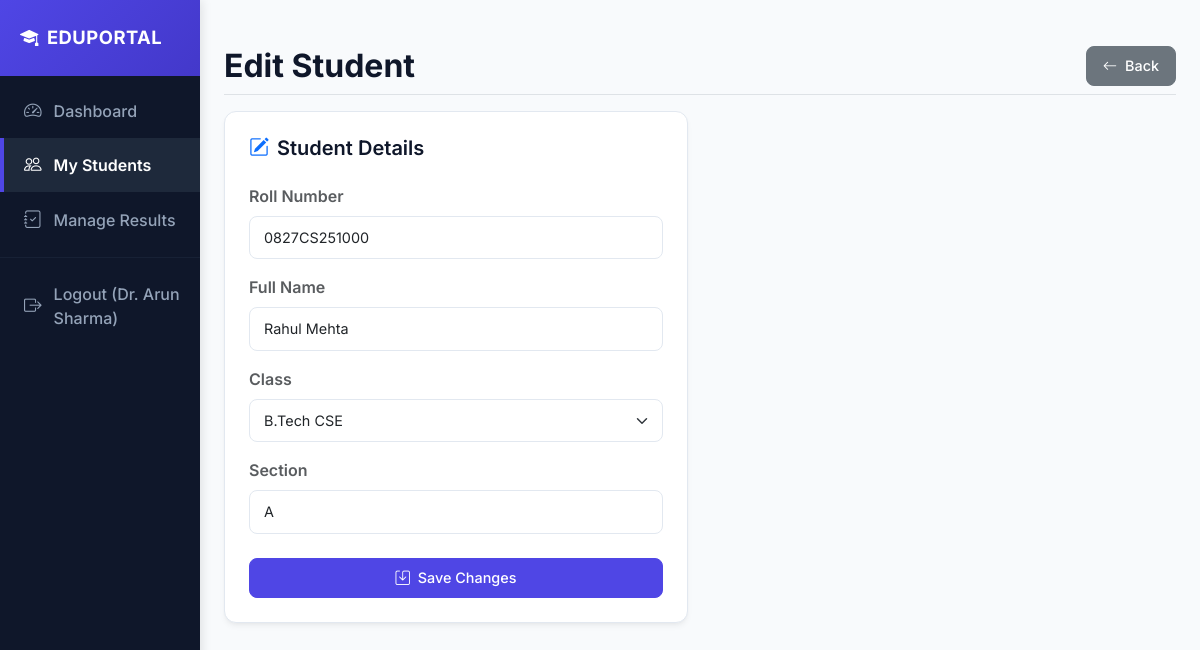
The page /teacher_student_edit.php?id=1 (signed in) on the database its author committed.
### tables this page shows
CREATE TABLE students (
  id INT AUTO_INCREMENT PRIMARY KEY,
  user_id INT DEFAULT NULL UNIQUE,
  roll_no VARCHAR(50),
  name VARCHAR(150),
  class VARCHAR(50),
  section VARCHAR(20),
  created_at TIMESTAMP DEFAULT CURRENT_TIMESTAMP,
  FOREIGN KEY (user_id) REFERENCES users(id) ON DELETE SET NULL
);

### config/db.php (called while the page is built, shortened)
<?php
function esc($v){ return htmlspecialchars(trim($v), ENT_QUOTES, 'UTF-8'); }
?>

### teacher_student_edit.php (the view, shortened to what this page needs)
<?php
require_once 'includes/header.php'; if($user['role']!='teacher') die('Unauthorized');
$id = isset($_GET['id'])?intval($_GET['id']):0; if(!$id) header('Location: teacher_students.php');
$stmt = $conn->prepare('SELECT DISTINCT class FROM teacher_assignments WHERE teacher_id=?'); $stmt->bind_param('i',$user['id']); $stmt->execute(); $cls_res = $stmt->get_result(); $classes=[]; while($c=$cls_res->fetch_assoc()) $classes[]=$c['class'];
$s = $conn->prepare('SELECT * FROM students WHERE id=?'); $s->bind_param('i',$id); $s->execute(); $student = $s->get_result()->fetch_assoc();
?><!doctype html>
<html>
<head>
  <link href="https://cdn.jsdelivr.net/npm/bootstrap@5.3.2/dist/css/bootstrap.min.css" rel="stylesheet">
  <link rel="stylesheet" href="https://cdn.jsdelivr.net/npm/bootstrap-icons@1.11.2/font/bootstrap-icons.min.css">
  <link rel="stylesheet" href="style.css">
</head>
<body>
  <div class="container-fluid">
    <div class="row">
      <?php include 'includes/sidebar.php'; ?>
      <main class="col-md-9 ms-sm-auto col-lg-10 px-md-4">
        <div class="d-flex justify-content-between align-items-center pt-3 pb-2 mb-3 border-bottom">
          <h2 class="h2 page-title mb-0">Edit Student</h2>
          <a class="btn btn-secondary" href="teacher_students.php"><i class="bi bi-arrow-left me-1"></i> Back</a>
        </div>
        <div class="row">
          <div class="col-md-6">
            <div class="card p-4">
              <h5 class="card-title mb-4"><i class="bi bi-pencil-square text-primary me-2"></i>Student Details</h5>
              <form method="post">
                <div class="mb-3">
                  <label class="form-label fw-semibold text-muted">Roll Number</label>
                  <input name="roll_no" value="<?=esc($student['roll_no'])?>" class="form-control" required>
                </div>
                <div class="mb-3">
                  <label class="form-label fw-semibold text-muted">Full Name</label>
                  <input name="name" value="<?=esc($student['name'])?>" class="form-control" required>
                </div>
                <div class="mb-3">
                  <label class="form-label fw-semibold text-muted">Class</label>
                  <select name="class" class="form-select">
                    <?php foreach($classes as $c): ?>
                      <option value="<?=esc($c)?>" <?=($student['class']==$c)?'selected':''?>><?=esc($c)?></option>
                    <?php endforeach; ?>
                  </select>
                </div>
                <div class="mb-3">
                  <label class="form-label fw-semibold text-muted">Section</label>
                  <input name="section" value="<?=esc($student['section'])?>" class="form-control">
                </div>
                <button class="btn btn-primary w-100 py-2.5 mt-2" name="save">
                  <i class="bi bi-save me-1"></i> Save Changes
                </button>
              </form>
            </div>
          </div>
        </div>
      </main>
    </div>
  </div>
</body>
</html>

### style.css (style rules this page uses)
:root { --bg-primary: #f8fafc; --text-main: #1e293b; --text-muted: #64748b; --sidebar-bg: #0f172a; --sidebar-hover: #1e293b; --primary: #4f46e5; --primary-hover: #4338ca; --border-color: #e2e8f0; --card-shadow: 0 4px 6px -1px rgb(0 0 0 / 0.05), 0 2px 4px -2px rgb(0 0 0 / 0.05); }
body { font-family: 'Inter', sans-serif; background-color: var(--bg-primary); color: var(--text-main); margin: 0; padding: 0; }
main { padding: 30px 40px; }
.page-title { font-weight: 700; color: var(--sidebar-bg); margin-bottom: 24px; }
.card { background-color: #ffffff; border: 1px solid var(--border-color); border-radius: 12px; box-shadow: var(--card-shadow); transition: transform 0.2s ease, box-shadow 0.2s ease; }
.card-title { font-weight: 600; color: var(--sidebar-bg); }
.form-control, .form-select { border-radius: 8px; border: 1px solid var(--border-color); padding: 10px 14px; font-size: 0.9rem; transition: border-color 0.2s ease, box-shadow 0.2s ease; }
.btn { border-radius: 8px; font-weight: 500; padding: 8px 16px; font-size: 0.9rem; transition: all 0.2s ease; }
.btn-primary { background-color: var(--primary); border-color: var(--primary); }

### rows shown on the page
students: roll_no "0827CS251000", name "Rahul Mehta", section "A"

### other values the page prints
$user['name'] "Dr. Arun Sharma"
form field class "B.Tech CSE"
